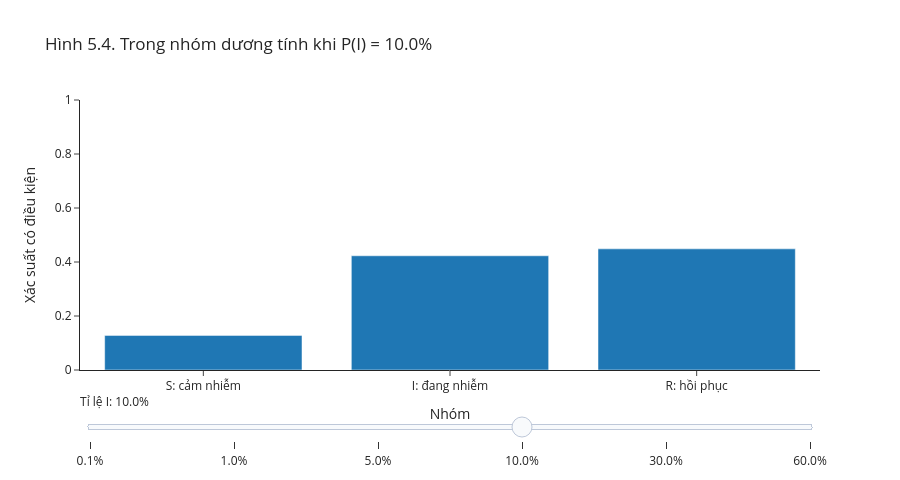

Write notebook code for a chart like this one.
### Markdown cell above
Chỉ ba lá dương tính góp vào mẫu số 0,234. Lá "I và +" góp 0,099 vào tử số. Trả lời 0,99 là nhầm $P(+\mid I)$ với $P(I\mid+)$.

### Hình 5.4. Khi nhóm đang nhiễm hiếm hơn

Hình tương tác dưới cho đổi tỉ lệ nhóm đang nhiễm $P(I)$. Phần còn lại vẫn chia cho S và R theo tỉ lệ 2:1; các tỉ lệ xét nghiệm giữ như đề bài. Thanh trượt chỉ đổi **mô hình giả định**, không phải dữ liệu thực tế.

Trong code, `weights` là xác suất của ba nhóm ứng với mỗi giá trị $P(I)$; `weights * positive_probs` là ba lá dương tính; chia cho tổng được $P(\text{nhóm}\mid+)$. Ô này dùng `groups` và `positive_probs` của ô vẽ cây.

**Bạn đoán trước:** $P(I)$ càng nhỏ thì một kết quả dương tính còn đáng tin đến mức nào?

<!-- branch-plot-instructions:start -->

**Đọc code vẽ bằng Plotly.** `go.Figure` chứa các trace; mỗi `go.Scatter`, `go.Bar` hoặc trace khác nhận các mảng dữ liệu đã tính. `update_layout` đặt tiêu đề, nhãn và bộ điều khiển. Thanh trượt chọn trạng thái được dựng sẵn trong `steps`; đối chiếu `visible` hoặc dữ liệu của trace để biết hình thay đổi thế nào. Thử đổi thuộc tính hiển thị trong trace hoặc layout, rồi chạy lại ô; giữ dữ liệu để so sánh.

<!-- branch-plot-instructions:end -->

### Code cell
prevalences = [0.001, 0.01, 0.05, 0.10, 0.30, 0.60]
fig = go.Figure()
for i, prevalence in enumerate(prevalences):
    weights = np.array([(1-prevalence)*2/3, prevalence, (1-prevalence)/3])
    positive_joint = weights * positive_probs
    result = positive_joint / positive_joint.sum()
    fig.add_trace(go.Bar(x=groups, y=result, visible=(i == 3),
                         hovertemplate="%{x}<br>P(nhóm | +) = %{y:.4f}<extra></extra>"))
steps = []
for i, prevalence in enumerate(prevalences):
    visible = [j == i for j in range(len(prevalences))]
    steps.append(dict(method="update", label=f"{prevalence:.1%}",
                      args=[{"visible": visible}, {"title": {"text": f"Hình 5.4. Trong nhóm dương tính khi P(I) = {prevalence:.1%}"}}]))
fig.update_layout(title="Hình 5.4. Trong nhóm dương tính khi P(I) = 10.0%",
                  xaxis_title="Nhóm", yaxis_title="Xác suất có điều kiện", yaxis_range=[0, 1],
                  sliders=[dict(active=3, currentvalue={"prefix": "Tỉ lệ I: "}, steps=steps)],
                  height=480, margin=dict(b=110))
fig.show()

### Figure 1 — Plotly figure (JSON) as saved in the notebook; plotly's stock layout.template omitted (floating-point values rounded to 4 significant figures)
{"data": [{"hovertemplate": "%{x}<br>P(nhóm | +) = %{y:.4f}<extra></extra>", "type": "bar", "visible": false, "x": ["S: cảm nhiễm", "I: đang nhiễm", "R: hồi phục"], "y": [0.2208, 0.006563, 0.7727]}, {"hovertemplate": "%{x}<br>P(nhóm | +) = %{y:.4f}<extra></extra>", "type": "bar", "visible": false, "x": ["S: cảm nhiễm", "I: đang nhiễm", "R: hồi phục"], "y": [0.2083, 0.0625, 0.7292]}, {"hovertemplate": "%{x}<br>P(nhóm | +) = %{y:.4f}<extra></extra>", "type": "bar", "visible": false, "x": ["S: cảm nhiễm", "I: đang nhiễm", "R: hồi phục"], "y": [0.1649, 0.2578, 0.5773]}, {"hovertemplate": "%{x}<br>P(nhóm | +) = %{y:.4f}<extra></extra>", "type": "bar", "visible": true, "x": ["S: cảm nhiễm", "I: đang nhiễm", "R: hồi phục"], "y": [0.1282, 0.4231, 0.4487]}, {"hovertemplate": "%{x}<br>P(nhóm | +) = %{y:.4f}<extra></extra>", "type": "bar", "visible": false, "x": ["S: cảm nhiễm", "I: đang nhiễm", "R: hồi phục"], "y": [0.05804, 0.7388, 0.2032]}, {"hovertemplate": "%{x}<br>P(nhóm | +) = %{y:.4f}<extra></extra>", "type": "bar", "visible": false, "x": ["S: cảm nhiễm", "I: đang nhiễm", "R: hồi phục"], "y": [0.02039, 0.9083, 0.07136]}], "layout": {"height": 480, "margin": {"b": 110}, "sliders": [{"active": 3, "currentvalue": {"prefix": "Tỉ lệ I: "}, "steps": [{"args": [{"visible": [true, false, false, false, false, false]}, {"title": {"text": "Hình 5.4. Trong nhóm dương tính khi P(I) = 0.1%"}}], "label": "0.1%", "method": "update"}, {"args": [{"visible": [false, true, false, false, false, false]}, {"title": {"text": "Hình 5.4. Trong nhóm dương tính khi P(I) = 1.0%"}}], "label": "1.0%", "method": "update"}, {"args": [{"visible": [false, false, true, false, false, false]}, {"title": {"text": "Hình 5.4. Trong nhóm dương tính khi P(I) = 5.0%"}}], "label": "5.0%", "method": "update"}, {"args": [{"visible": [false, false, false, true, false, false]}, {"title": {"text": "Hình 5.4. Trong nhóm dương tính khi P(I) = 10.0%"}}], "label": "10.0%", "method": "update"}, {"args": [{"visible": [false, false, false, false, true, false]}, {"title": {"text": "Hình 5.4. Trong nhóm dương tính khi P(I) = 30.0%"}}], "label": "30.0%", "method": "update"}, {"args": [{"visible": [false, false, false, false, false, true]}, {"title": {"text": "Hình 5.4. Trong nhóm dương tính khi P(I) = 60.0%"}}], "label": "60.0%", "method": "update"}]}], "title": {"text": "Hình 5.4. Trong nhóm dương tính khi P(I) = 10.0%"}, "xaxis": {"title": {"text": "Nhóm"}}, "yaxis": {"range": [0, 1], "title": {"text": "Xác suất có điều kiện"}}}}
